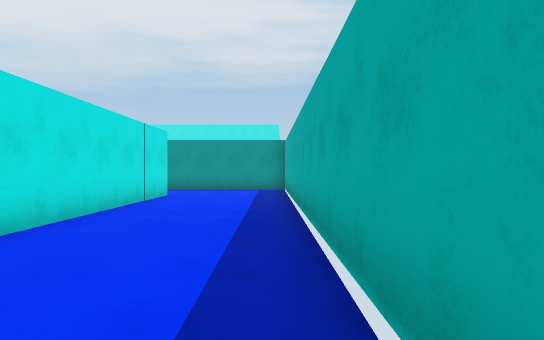
[1] (above)

22 first-person views from a walk through a Unity game level. The camera is 1.3 m above the floor, looks level and sees 75° across. The floor is counted in squares, 1.64 m on a side. Each view is taken from the middle of a square. On the plan, view 1 faces up. The plan holds only what a view shows up to about 12 squares ahead; the rest is blank. The place goes on beyond the plan. The player character is not drawn. Surface patterns are stand-ins for the level's own textures.

[2]
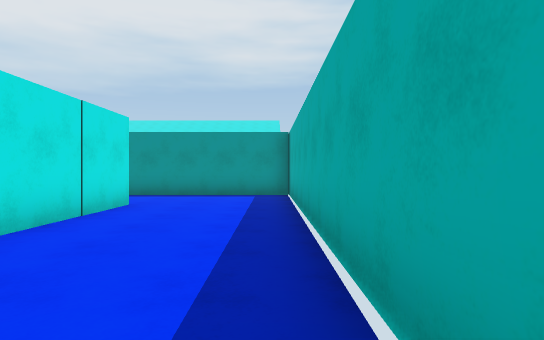

[3]
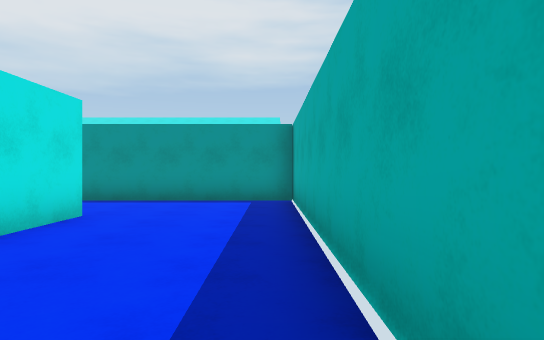

[4]
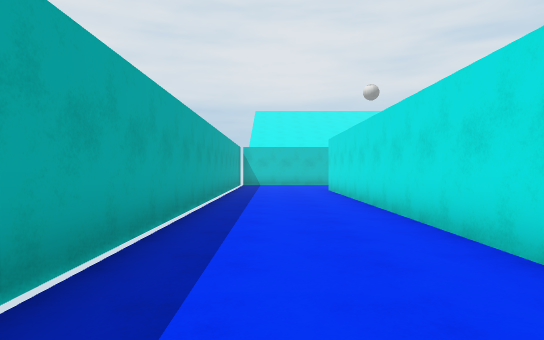

[5]
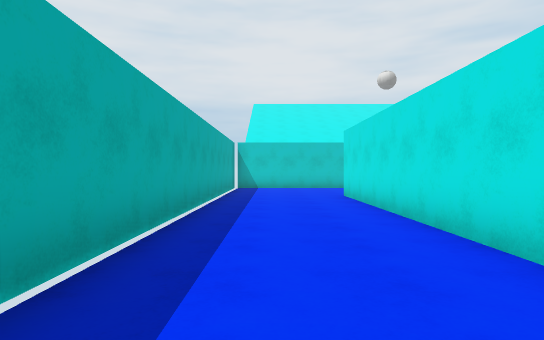

[6]
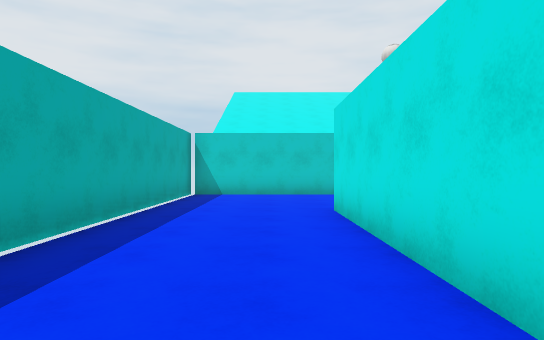

[7]
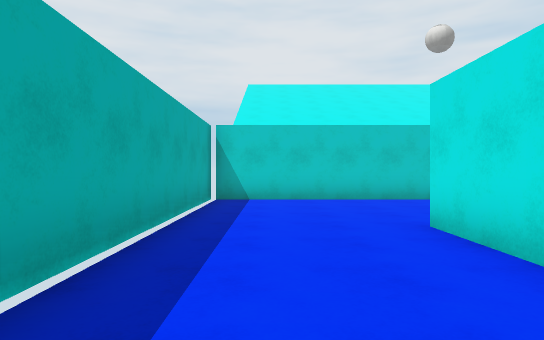

[8]
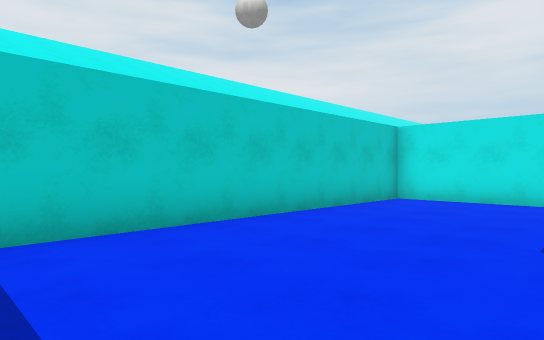

[9]
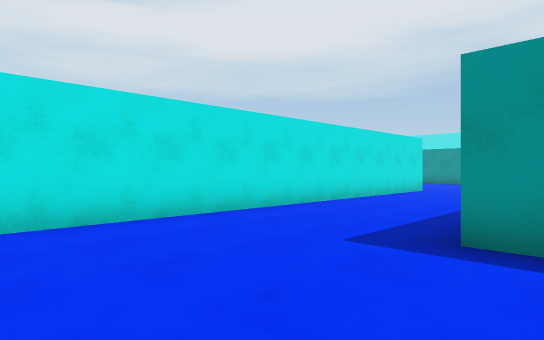

[10]
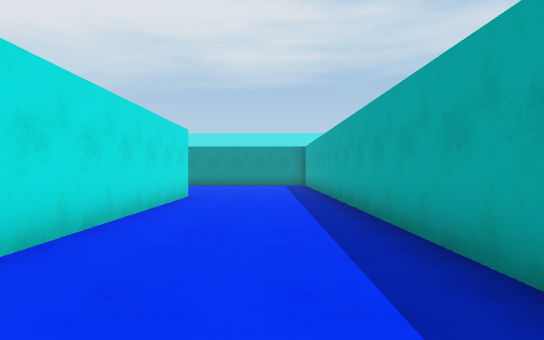

[11]
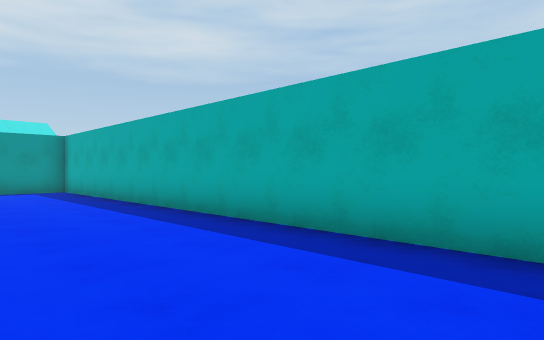

[12]
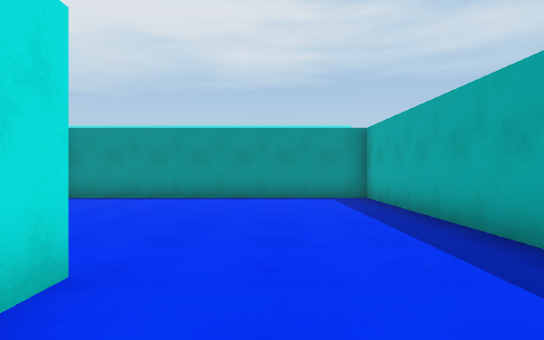

[13]
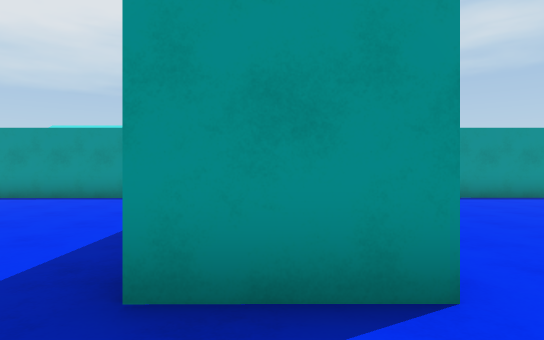

[14]
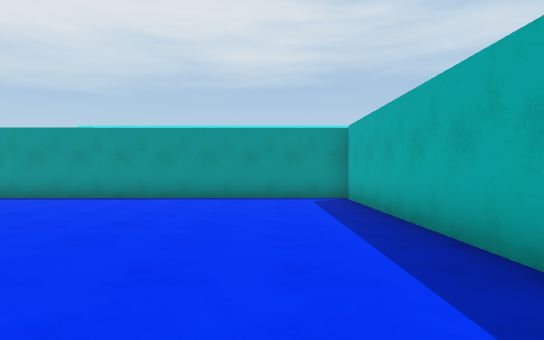

[15]
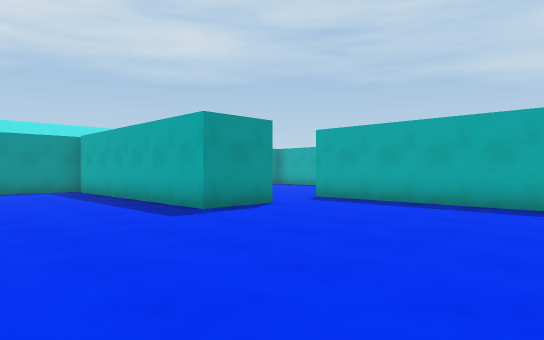

[16]
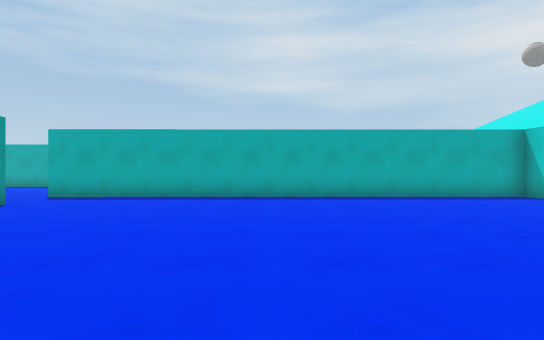

[17]
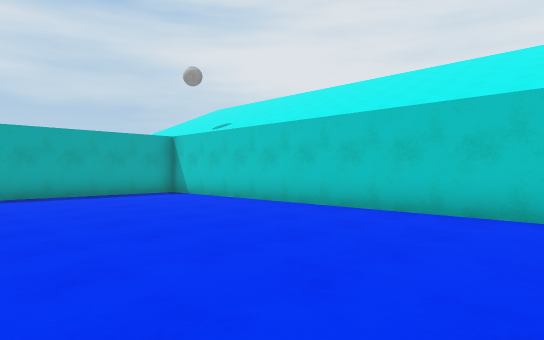

[18]
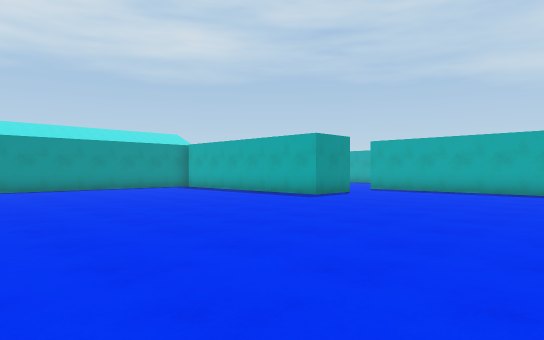

[19]
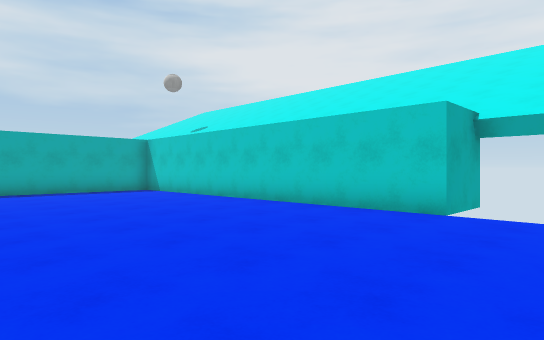

[20]
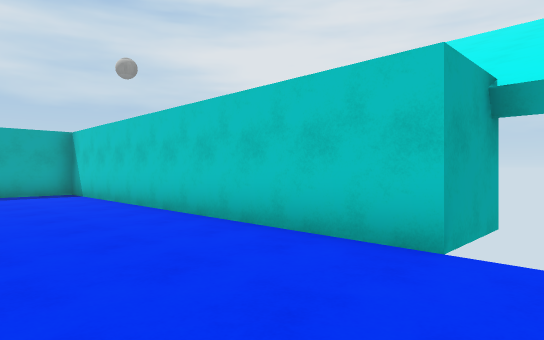

[21]
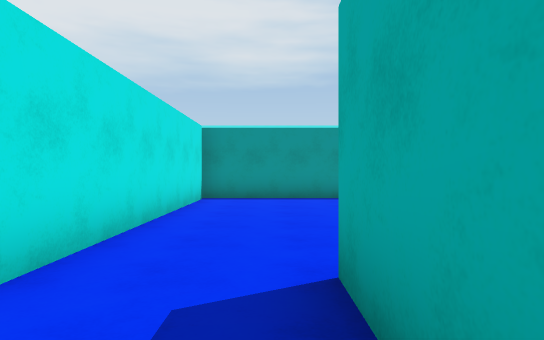

[22]
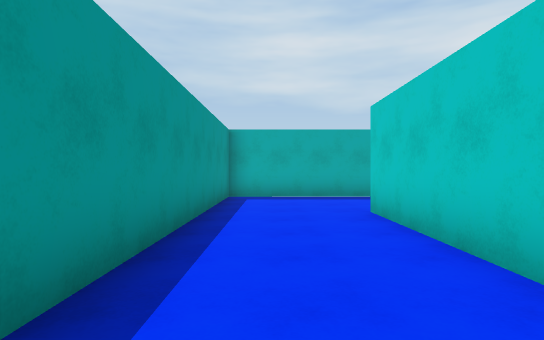

### Floor plan
Points are (right, up) in squares from view 1. A wall is a line through its corners. A room is listed if a view was taken in it or the views show most of it. See-through windows are left out.
Room 1 (views 1, 2, 3, 4, 5, 6, 7, 8, 9, 10, 11, 12, 22)
walls: (-9.5, 1.7) (-9.4, -12.5) (0.7, -12.5) (0.6, 14.3) (-8.4, 14.3); (-7.7, 11.1) (-3.3, 11.1) (-3.2, -8); (-13.9, 8.7) (-13.9, 1.4); (-5.2, -6.8) (-5.3, 9.1) (-14, 9.1); (-4.5, -8) (-5.3, -8)
ways out: opening at (-12.5, 1) to room 2
Room 2 (views 13, 14, 15, 16, 17, 18, 19, 20, 21)
walls: (-13.8, 1.1) (-15.9, 1.1) (-15.9, 8.7); (-22.8, -12.5) (-11.5, -12.5) (-11.5, 1.7); (-15.8, 9.1) (-25.5, 9.1)
ways out: opening at (-12.5, 1) to room 1

Where each view was taken, in squares from view 1:
view 1: 0 up, 0 right, facing up
view 2: 3 up, 0 right, facing up
view 3: 5 up, 0 right, facing up
view 4: 6 up, 1 left, facing down
view 5: 3 up, 1 left, facing down
view 6: 1 down, 2 left, facing down
view 7: 3 down, 1 left, facing down
view 8: 8 down, 0 right, facing down-left
view 9: 12 down, 4 left, facing up-left
view 10: 9 down, 7 left, facing up
view 11: 5 down, 9 left, facing up-right
view 12: 1 down, 8 left, facing up
view 13: 1 down, 15 left, facing up
view 14: 1 down, 18 left, facing up
view 15: 5 down, 20 left, facing up-right
view 16: 5 down, 22 left, facing right
view 17: 6 down, 23 left, facing down-right
view 18: 6 down, 25 left, facing up-right
view 19: 6 down, 25 left, facing down-right
view 20: 9 down, 24 left, facing down-right
view 21: 1 down, 12 left, facing up
view 22: 13 up, 10 left, facing right
